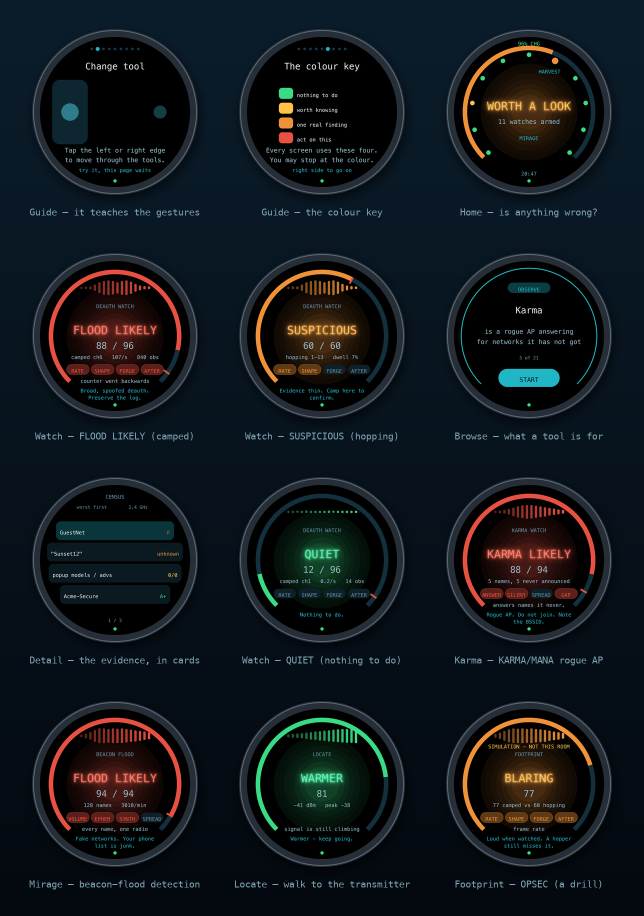
#> input picture assets/branding/gallery.png, 1288 x 1832 px (shown at 1/2 size)
$ python -i gallery.py   (imports and definitions only)
#> lines starting #> are read from the running program, lines starting #| are printed output that depends on the picture
#!/usr/bin/env python3
"""Compose the rendered round screens into a device-framed contact sheet.

Each screen is dropped into a subtle brushed-metal bezel with a soft shadow and
captioned, then laid out on a grid over the brand background. This is purely a
presentation artefact for the README — it takes no screen content of its own,
only the PNGs the C renderer + rasteriser produced.

    python3 gallery.py ../../assets/screens ../../assets/branding/gallery.png
"""
import os
import sys

from PIL import Image, ImageDraw, ImageFont, ImageFilter

# Curated hero set: what best shows the product, in reading order.
SCREENS = [
    ("guide_sides", "Guide \u2014 it teaches the gestures"),
    ("guide_verdict", "Guide \u2014 the colour key"),
    ("home", "Home \u2014 is anything wrong?"),
    ("watch_camped", "Watch \u2014 FLOOD LIKELY (camped)"),
    ("watch_hopping", "Watch \u2014 SUSPICIOUS (hopping)"),
    ("browse", "Browse \u2014 what a tool is for"),
    ("detail", "Detail \u2014 the evidence, in cards"),
    ("quiet", "Watch \u2014 QUIET (nothing to do)"),
    ("karma", "Karma \u2014 KARMA/MANA rogue AP"),
    ("mirage", "Mirage \u2014 beacon-flood detection"),
    ("locate", "Locate \u2014 walk to the transmitter"),
    ("footprint", "Footprint \u2014 OPSEC (a drill)"),
]

COLS = 3
TILE = 300          # screen diameter inside a cell
BEZEL = 16          # metal ring thickness
PAD_X = 46
PAD_Y = 40
CAP_H = 40
BG_TOP = (11, 29, 43)
BG_BOT = (4, 9, 15)
CAP_COL = (127, 166, 181)

FONT_CANDIDATES = [
    "/System/Library/Fonts/Menlo.ttc",
    "/usr/share/fonts/truetype/dejavu/DejaVuSansMono.ttf",
    "/usr/share/fonts/truetype/dejavu/DejaVuSans.ttf",
]
_fp = next((p for p in FONT_CANDIDATES if os.path.exists(p)), None)


# [17 lines left out: functions font, vgradient, not called in this run]


def framed(screen_png):
    """Wrap a round screen PNG in a metal bezel with a soft drop shadow."""
#> called with screen_png = '../../assets/branding/gallery.png'
    d = TILE
    ss = 2
    D = (d + 2 * BEZEL) * ss
    plate = Image.new("RGBA", (D, D), (0, 0, 0, 0))
#> plate: PIL image 664x664 RGBA; every value is 0
    dr = ImageDraw.Draw(plate)
    # bezel: two rings, a light top edge and a darker body, for a machined look
    dr.ellipse([0, 0, D - 1, D - 1], fill=(38, 46, 56, 255))
    dr.ellipse([2 * ss, 2 * ss, D - 1 - 2 * ss, D - 1 - 2 * ss], outline=(90, 104, 118, 255),
               width=2 * ss)
    inner = BEZEL * ss
    dr.ellipse([inner, inner, D - 1 - inner, D - 1 - inner], fill=(3, 8, 13, 255))

    scr = Image.open(screen_png).convert("RGBA").resize((d * ss, d * ss), Image.LANCZOS)
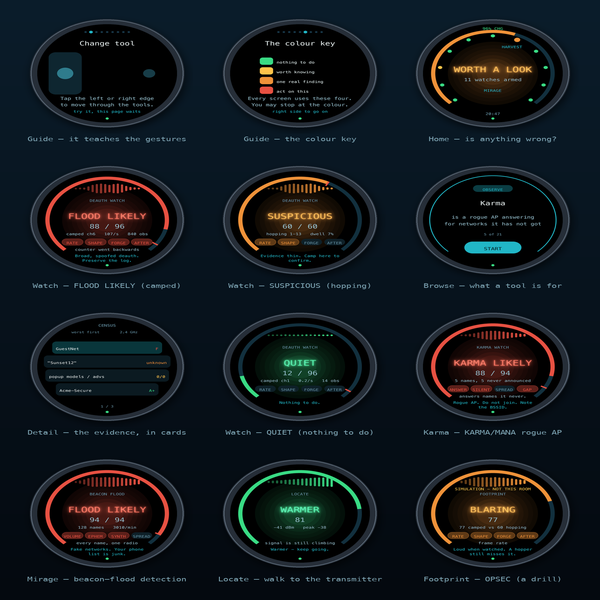
#> scr: PIL image 600x600 RGBA; mean R, G, B, A 17.2, 23.3, 27.7, 255
    plate.alpha_composite(scr, (inner, inner))
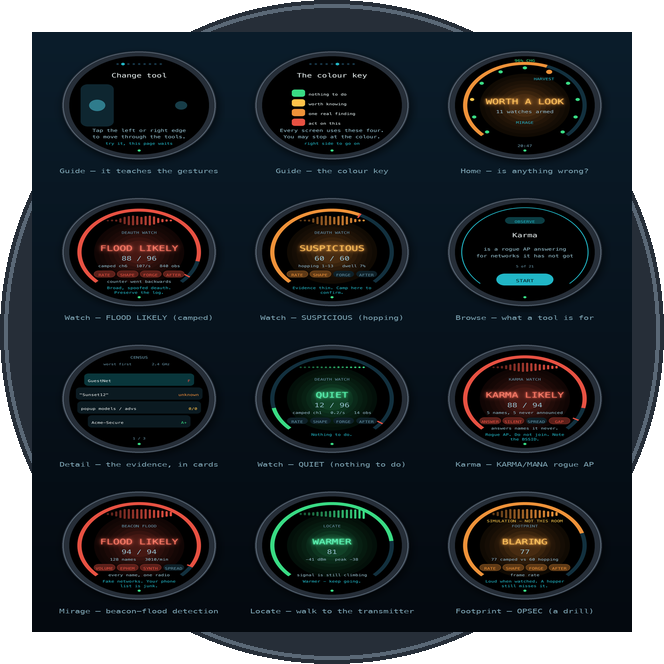
#> plate: PIL image 664x664 RGBA; mean R, G, B, A 16.6, 22.1, 26.3, 222.4; transparent parts drawn white
    plate = plate.resize((d + 2 * BEZEL, d + 2 * BEZEL), Image.LANCZOS)
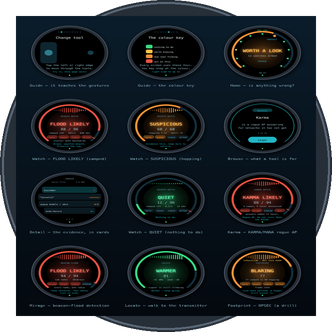
#> plate: PIL image 332x332 RGBA; mean R, G, B, A 17, 22.6, 26.9, 222.4; transparent parts drawn white

    # drop shadow
    pad = 18
    canvas = Image.new("RGBA", (plate.width + 2 * pad, plate.height + 2 * pad), (0, 0, 0, 0))
#> canvas: PIL image 368x368 RGBA; every value is 0
    shadow = Image.new("RGBA", canvas.size, (0, 0, 0, 0))
    sd = ImageDraw.Draw(shadow)
    sd.ellipse([pad + 3, pad + 8, pad + plate.width + 3, pad + plate.height + 8],
               fill=(0, 0, 0, 150))
    shadow = shadow.filter(ImageFilter.GaussianBlur(10))
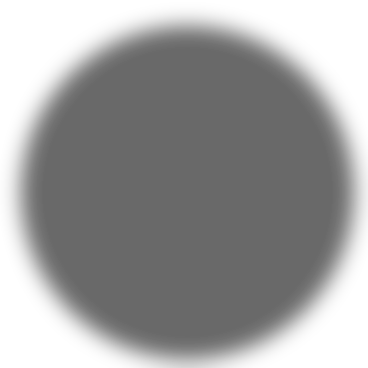
#> shadow: PIL image 368x368 RGBA; mean R, G, B, A 0, 0, 0, 96.4; transparent parts drawn white
    canvas.alpha_composite(shadow)
    canvas.alpha_composite(plate, (pad, pad))
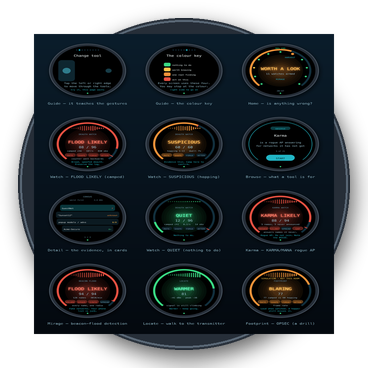
#> canvas: PIL image 368x368 RGBA; mean R, G, B, A 13.7, 18.2, 21.7, 184.8; transparent parts drawn white
    return canvas


# [35 lines left out: function main, not called in this run]


# [2 lines not run here, left out]

>>> result = framed('../../assets/branding/gallery.png')
